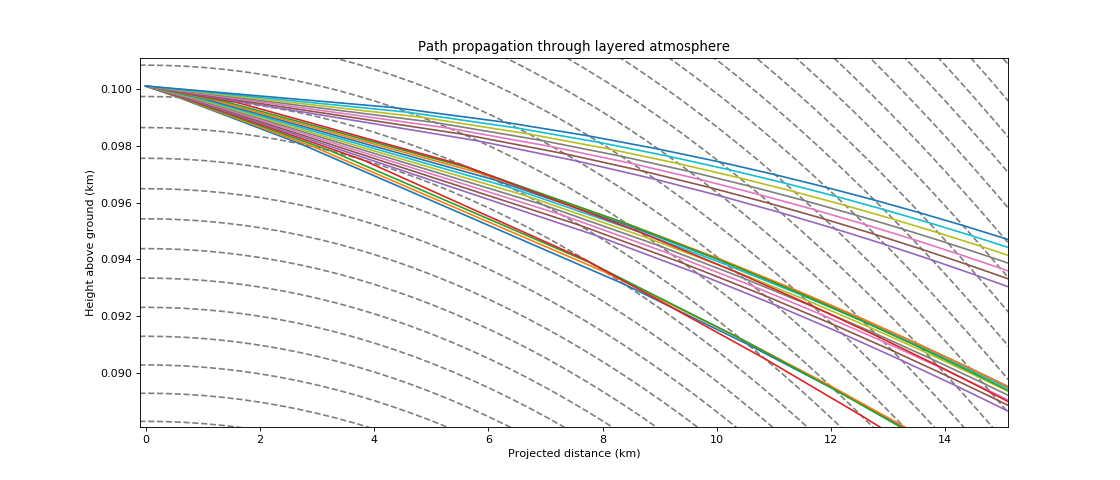

Python code for this plot:
obs_alt = 0.1001 * u.km
e_a = atm.EARTH_RADIUS
# >>>
layer_angles = np.linspace(-0.001, 0.02, 400)
radii = atm_layers_cache['radii']
# >>>
plt.close()
fig = plt.figure(figsize=(14, 6))
for r in radii:
    plt.plot(
        r * np.sin(layer_angles),
        r * np.cos(layer_angles) - e_a,
        'k--', alpha=0.5
        )  # doctest: +IGNORE_OUTPUT
# ...
for elev in np.linspace(-0.04, -0.01, 21):
    path_params, _, _ = atm.raytrace_path(
        elev * u.deg, obs_alt, atm_layers_cache,
        max_path_length=20 * u.km,
        )
    plt.plot(path_params.x_n, path_params.y_n - e_a, '-')  # doctest: +IGNORE_OUTPUT
# ...
plt.xlim((-0.1, 15.1))  # doctest: +IGNORE_OUTPUT
plt.ylim((obs_alt.value - 0.012, obs_alt.value + 0.001))  # doctest: +IGNORE_OUTPUT
plt.title('Path propagation through layered atmosphere')  # doctest: +IGNORE_OUTPUT
plt.xlabel('Projected distance (km)')  # doctest: +IGNORE_OUTPUT
plt.ylabel('Height above ground (km)')  # doctest: +IGNORE_OUTPUT
